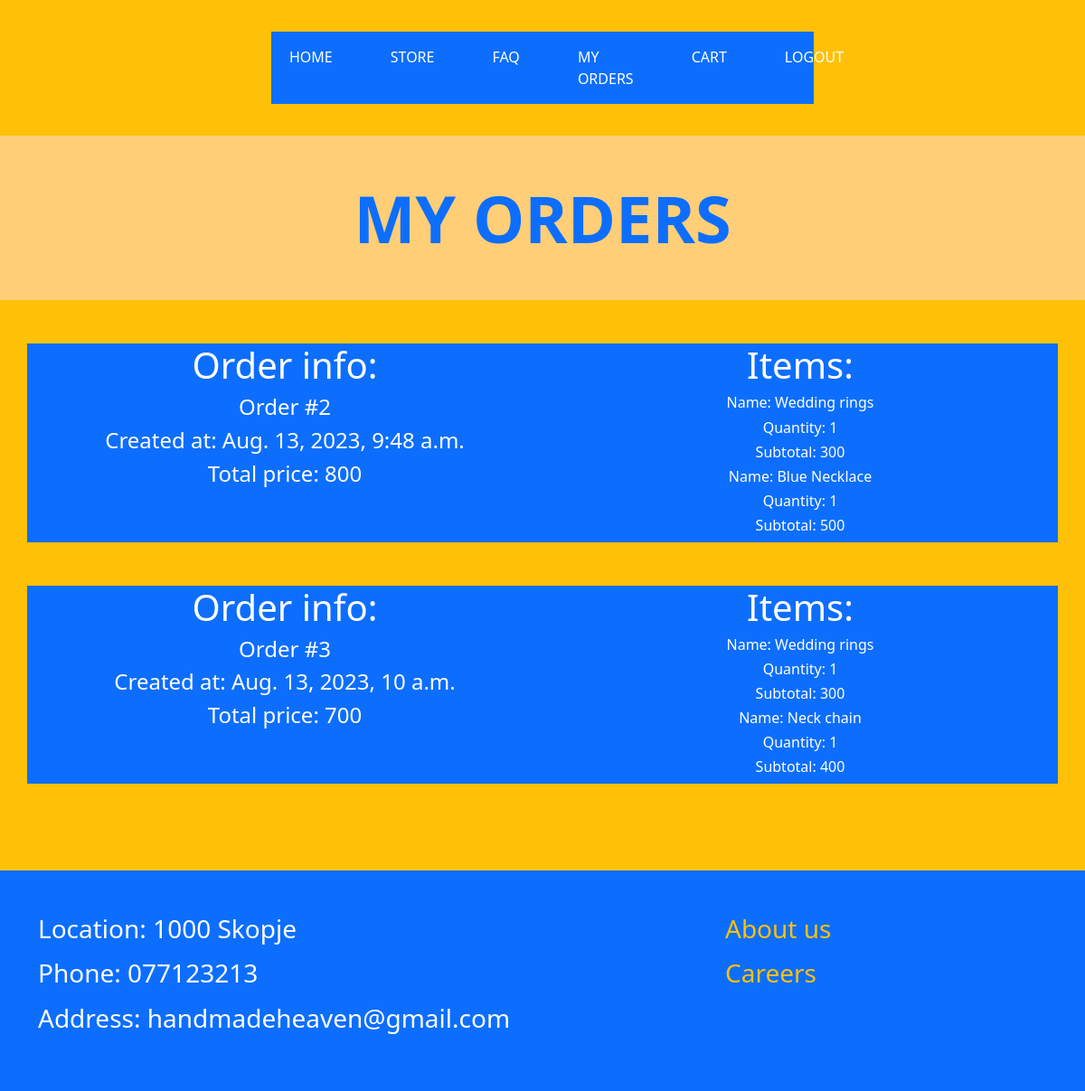
/my_orders/ (signed in), run on the app's committed database.
### jewerly/models.py (models this page shows, shortened)
class Order(models.Model):
    user = models.ForeignKey(CustomUser, on_delete=models.CASCADE)
    created_at = models.DateTimeField(auto_now_add=True)
    total = models.IntegerField()
    cart = models.ForeignKey(ShoppingCart, on_delete=models.CASCADE)

class CartItem(models.Model):
    jewerly = models.ForeignKey(Jewerly, on_delete=models.CASCADE)
    quantity = models.IntegerField()
    cart = models.ForeignKey(ShoppingCart, on_delete=models.CASCADE)
    def get_total(self):
        return self.jewerly.price * self.quantity

class Jewerly(models.Model):
    type_choices = [('Love themed', 'Love themed'),
                         ('Religious', 'Religious'),
                         ('Nature', 'Nature'),
                         ('Other', 'Other')]
    name = models.CharField(max_length=50)
    price = models.IntegerField()
    image = models.ImageField(upload_to='images/')
    description = models.TextField()
    exclusive = models.BooleanField()
    type = models.CharField(max_length=255, choices=type_choices)

### jewerly/views.py (the view)
# urls.py: path('my_orders/', my_orders_view, name="my_orders"),
def my_orders_view(request):
    current_user = CustomUser.objects.filter(user=request.user).first()
    orders = Order.objects.filter(user=current_user)
    order_cart_items_map = {}
    for order in orders:
        cart_items = CartItem.objects.filter(cart=order.cart)
        order_cart_items_map[order] = cart_items
    return render(request, 'my_orders.html', context={
        'order_cart_items_map': order_cart_items_map
    })

### templates/my_orders.html (shortened to what this page needs)
{% extends 'base.html' %}
{% block content %}
    <div style="background-color: #ffce77">
        <div class="container">
            <h1 class="display-2 mb-0 pb-5 pt-5 text-center text-primary fw-bold text-uppercase">My Orders</h1>
        </div>
    </div>
    <div class="bg-warning pt-5 pb-5">
        <div class="container">
            {% for order, cart_items in order_cart_items_map.items %}
                <div class="row justify-content-center bg-primary mb-5  ">
                    <div class="col-md-6">
                        <h1 class="text-center text-white">Order info: </h1>
                        <h4 class="text-center text-white">Order #{{ order.id }}</h4>
                        <h4 class="text-center text-white">Created at: {{ order.created_at }}</h4>
                        <h4 class="text-center text-white">Total price: {{ order.total }}</h4>
                    </div>
                    <div class="col-md-6">
                        <h1 class="text-center text-white">Items: </h1>
                        {% for cart_item in cart_items %}
                            <h6 class="text-center text-white">Name:  {{ cart_item.jewerly.name }}</h6>
                            <h6 class="text-center text-white">Quantity: {{ cart_item.quantity }}</h6>
                            <h6 class="text-center text-white">Subtotal: {{ cart_item.get_total }}</h6>
                        {% endfor %}
                    </div>
                </div>
            {% endfor %}
        </div>
    </div>
{% endblock %}

### data on the page
Order: id "2", created_at "Aug. 13, 2023, 9:48 a.m.", total "800"
CartItem: jewerly.name "Wedding rings", quantity "1", get_total "300"
CartItem: jewerly.name "Blue Necklace", quantity "1", get_total "500"
Order: id "3", created_at "Aug. 13, 2023, 10 a.m.", total "700"
CartItem: jewerly.name "Wedding rings", quantity "1", get_total "300"
CartItem: jewerly.name "Neck chain", quantity "1", get_total "400"
